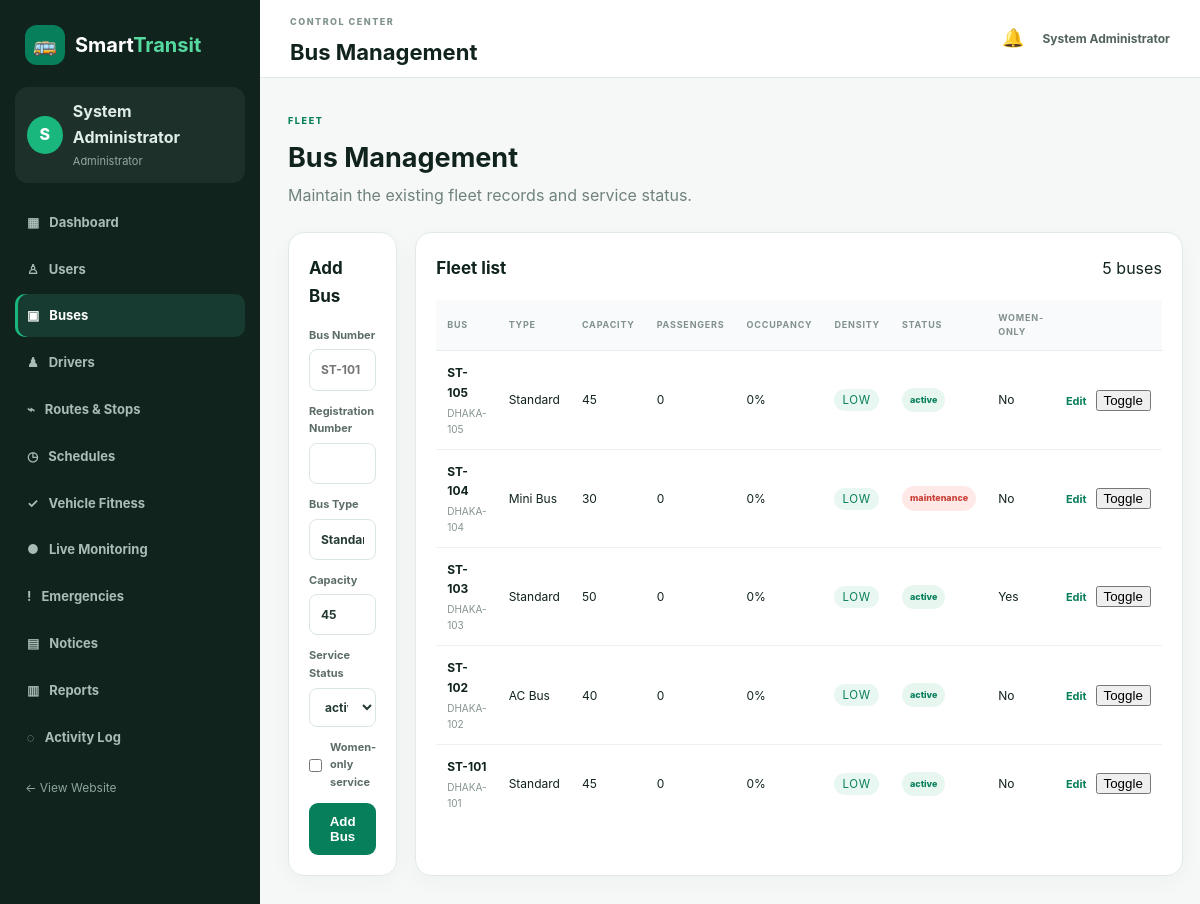
The page /admin/buses.php (signed in) on the database its author committed.
### tables this page shows
CREATE TABLE IF NOT EXISTS buses (
    id INT UNSIGNED AUTO_INCREMENT PRIMARY KEY,
    bus_number VARCHAR(30) NOT NULL UNIQUE,
    registration_number VARCHAR(50) NOT NULL UNIQUE,
    bus_type VARCHAR(50) NOT NULL,
    capacity INT NOT NULL,
    women_only TINYINT(1) NOT NULL DEFAULT 0,
    status ENUM('active','inactive','maintenance') NOT NULL DEFAULT 'active',
    created_at TIMESTAMP DEFAULT CURRENT_TIMESTAMP
);

### includes/functions.php (called while the page is built, shortened)
<?php
function e(?string $value): string {
    return htmlspecialchars($value ?? '', ENT_QUOTES, 'UTF-8');
}
?>

### admin/buses.php (the view, shortened to what this page needs)
<?php
require_once __DIR__.'/_common.php'; $adminTitle='Bus Management'; checkPostCsrf();
$edit=null;if(isset($_GET['edit'])){$st=$pdo->prepare("SELECT * FROM buses WHERE id=?");$st->execute([(int)$_GET['edit']]);$edit=$st->fetch();}
$rows=$pdo->query("SELECT b.*,
    (SELECT COUNT(*) FROM bus_occupancy bo WHERE bo.bus_id=b.id AND bo.exited_at IS NULL) AS current_passengers
    FROM buses b ORDER BY b.id DESC")->fetchAll();
require __DIR__.'/_layout.php';
?>
<div class="admin-page-head"><div><span class="admin-kicker">FLEET</span><h2>Bus Management</h2><p>Maintain the existing fleet records and service status.</p></div></div>
<div class="admin-grid-2">
<section class="admin-panel"><div class="admin-panel-head"><h3><?= $edit?'Edit Bus':'Add Bus' ?></h3><?php if($edit): ?><a href="buses.php">Cancel</a><?php endif; ?></div>
<form method="post" class="admin-form"><input type="hidden" name="csrf_token" value="<?= e(csrfToken()) ?>"><input type="hidden" name="action" value="save"><input type="hidden" name="id" value="<?= (int)($edit['id']??0) ?>">
<label>Bus Number<input required name="bus_number" value="<?= e($edit['bus_number']??'') ?>" placeholder="ST-101"></label><label>Registration Number<input required name="registration_number" value="<?= e($edit['registration_number']??'') ?>"></label><label>Bus Type<input required name="bus_type" value="<?= e($edit['bus_type']??'Standard') ?>"></label><label>Capacity<input required type="number" min="1" name="capacity" value="<?= e($edit['capacity']??45) ?>"></label><label>Service Status<select name="status"><?php foreach(['active','inactive','maintenance'] as $v): ?><option <?= ($edit['status']??'active')===$v?'selected':'' ?>><?= $v ?></option><?php endforeach; ?></select></label><label class="check-label"><input type="checkbox" name="women_only" <?= !empty($edit['women_only'])?'checked':'' ?>> Women-only service</label><button class="admin-btn"><?= $edit?'Save Changes':'Add Bus' ?></button></form></section>
<section class="admin-panel"><div class="admin-panel-head"><h3>Fleet list</h3><span><?= count($rows) ?> buses</span></div><div class="admin-table-wrap"><table class="admin-table"><thead><tr><th>Bus</th><th>Type</th><th>Capacity</th><th>Passengers</th><th>Occupancy</th><th>Density</th><th>Status</th><th>Women-only</th><th></th></tr></thead><tbody><?php foreach($rows as $r): ?><tr><td><strong><?= e($r['bus_number']) ?></strong><small><?= e($r['registration_number']) ?></small></td><td><?= e($r['bus_type']) ?></td><td><?= (int)$r['capacity'] ?></td><?php $cap=max(1,(int)$r['capacity']);$pp=(int)$r['current_passengers'];$pct=min(100,(int)round(($pp/$cap)*100));$den=$pct<50?'LOW':($pct<80?'MEDIUM':'HIGH'); ?><td><?= $pp ?></td><td><?= $pct ?>%</td><td><span class="density-<?= strtolower($den) ?> density-badge"><?= $den ?></span></td><td><?= statusBadge($r['status']) ?></td><td><?= $r['women_only']?'Yes':'No' ?></td><td class="action-links"><a href="?edit=<?= $r['id'] ?>">Edit</a><form method="post"><input type="hidden" name="csrf_token" value="<?= e(csrfToken()) ?>"><input type="hidden" name="action" value="toggle"><input type="hidden" name="id" value="<?= $r['id'] ?>"><button>Toggle</button></form></td></tr><?php endforeach; ?></tbody></table></div></section>
</div>
<?php require __DIR__.'/_layout_end.php'; ?>

### admin/_common.php (shortened to what this page needs)
<?php
require_once __DIR__ . '/../includes/functions.php';
function statusBadge(string $status): string {
    $safe=e($status);
    $class=strtolower(str_replace([' ','_'],'-',$status));
    return '<span class="admin-badge '.$class.'">'.$safe.'</span>';
}

### assets/css/style.css (style rules this page uses)
* { box-sizing:border-box }
html { scroll-behavior:smooth }
body { margin:0;font-family:Inter,Segoe UI,Arial,sans-serif;background:#f6f8fb;color:#172033;line-height:1.6 }
a { color:inherit;text-decoration:none }
input,select { width:100%;padding:12px 13px;border:1px solid #d8e0e8;border-radius:8px;background:#fff;font:inherit;color:inherit;outline:none }
table { width:100%;border-collapse:collapse;min-width:720px }
th,td { text-align:left;padding:14px 16px;border-bottom:1px solid #edf0f3 }
th { background:#f8fafc;font-size:12px;text-transform:uppercase;letter-spacing:.5px }
.admin-body { background:#f5f8f7;color:#10231d }
.admin-welcome,.admin-page-head { display:flex;justify-content:space-between;align-items:flex-end;gap:20px;margin-bottom:24px }
.admin-welcome h2,.admin-page-head h2 { font-size:27px;margin:4px 0 }
.admin-welcome p,.admin-page-head p { color:#70827b;margin:0 }
.admin-kicker { font-size:9px;font-weight:850;letter-spacing:1.6px;color:#087f5b }
.admin-btn { border:0;background:#087f5b;color:#fff;border-radius:9px;padding:11px 15px;font-weight:750;cursor:pointer;display:inline-block }
.admin-grid-2 { display:grid;grid-template-columns:1fr 1fr;gap:18px;margin-bottom:18px }
.admin-panel { background:#fff;border:1px solid #e2eae6;border-radius:16px;padding:20px;margin-bottom:18px;box-shadow:0 6px 22px rgba(24,59,49,.035) }
.admin-panel-head { display:flex;justify-content:space-between;align-items:center;gap:15px;margin-bottom:15px }
.admin-panel-head h3 { margin:2px 0;font-size:17px }
.admin-table-wrap { overflow-x:auto }
.admin-table { width:100%;border-collapse:collapse;font-size:12px }
.admin-table th { text-align:left;color:#82918c;font-size:9px;letter-spacing:.8px;text-transform:uppercase;padding:11px;border-bottom:1px solid #e5ece9 }
.admin-table td { padding:12px 11px;border-bottom:1px solid #edf2ef;vertical-align:middle }
.admin-table tr:last-child td { border-bottom:0 }
.admin-table td strong,.admin-table td small { display:block }
.admin-table td small { color:#84938e;margin-top:3px;max-width:300px;overflow:hidden;text-overflow:ellipsis }
.admin-badge { display:inline-block;padding:5px 8px;border-radius:20px;background:#eef3f1;color:#63736e;font-size:9px;font-weight:800 }
.admin-badge.active,.admin-badge.good,.admin-badge.resolved,.admin-badge.information { background:#e7f7ef;color:#087f5b }
.admin-badge.maintenance,.admin-badge.maintenance-required,.admin-badge.critical,.admin-badge.emergency { background:#ffe9e6;color:#c83d34 }
.action-links { white-space:nowrap }
.action-links a,.admin-link-btn { color:#087f5b;font-weight:700;font-size:11px;background:none;border:0;padding:0;cursor:pointer;text-decoration:none }
.action-links form { display:inline;margin-left:9px }
.admin-filters input,.admin-filters select,.admin-form input,.admin-form select,.admin-form textarea,.location-controls input { width:100%;border:1px solid #dce6e1;background:#fff;border-radius:8px;padding:10px 11px;outline:none;font:inherit;font-size:12px }
.admin-form { display:grid;gap:12px }
.admin-form label { font-size:11px;color:#5c6d67;font-weight:700 }
.admin-form input,.admin-form select,.admin-form textarea { display:block;margin-top:5px;color:#243b33 }
.check-label { display:flex!important;align-items:center;gap:8px }
.check-label input { width:auto;margin:0 }
.occupancy-mini b,.density-badge { font-size:.72rem;letter-spacing:.06em;padding:4px 8px;border-radius:999px }
.density-low { color:#087f5b;background:#e8f7f1 }

### rows shown on the page
buses: bus_number "ST-105", registration_number "DHAKA-105", bus_type "Standard", capacity "45", pp "0", pct "0", den "LOW", status "active", women_only "No"
buses: bus_number "ST-104", registration_number "DHAKA-104", bus_type "Mini Bus", capacity "30", pp "0", pct "0", den "LOW", status "maintenance", women_only "No"
buses: bus_number "ST-103", registration_number "DHAKA-103", bus_type "Standard", capacity "50", pp "0", pct "0", den "LOW", status "active", women_only "Yes"
buses: bus_number "ST-102", registration_number "DHAKA-102", bus_type "AC Bus", capacity "40", pp "0", pct "0", den "LOW", status "active", women_only "No"
buses: bus_number "ST-101", registration_number "DHAKA-101", bus_type "Standard", capacity "45", pp "0", pct "0", den "LOW", status "active", women_only "No"

### other values the page prints
substr($adminUser['name']??'A',0,1) "S"
$adminUser['name'] "System Administrator"
$adminTitle "Bus Management"
count($rows) "5"
form field status "active"
